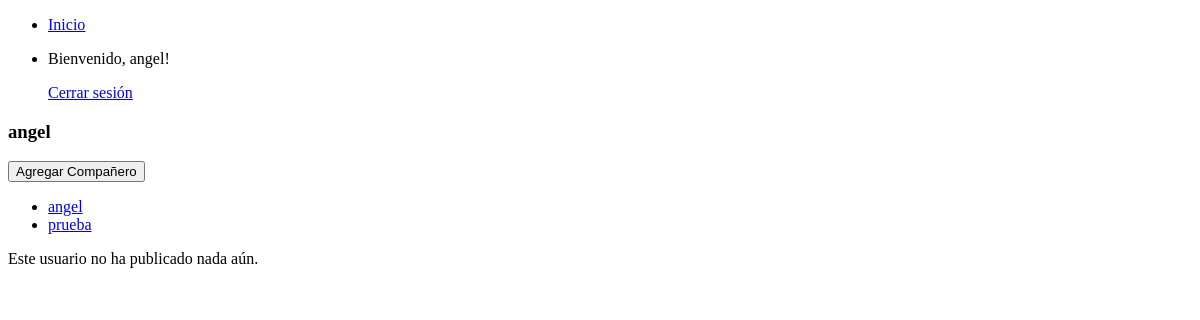
Page /perfil/angel/ (signed in) on the earlier database version.
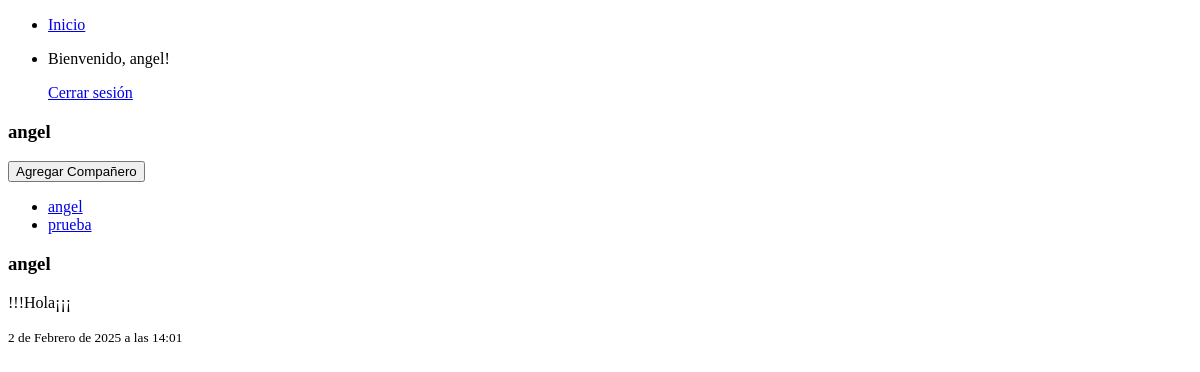
Same page on the later database version.
### principal/models.py (models this page shows, shortened)
class Publicacion(models.Model):
    usuario = models.ForeignKey(User,on_delete=models.CASCADE)
    texto = models.TextField()
    fecha_creacion = models.DateTimeField(auto_now_add=True)

### principal/views.py (the view)
# urls.py: path('perfil/<str:username>/',perfil,name='perfil'),
@login_required
def perfil(request,username):
    user = get_object_or_404(User, username=username)
    Publicaciones = Publicacion.objects.filter(usuario=user).order_by('-fecha_creacion')
    personas = User.objects.all().order_by('username')
    return render(request,'perfil.html',{
        'user':user,
        'publicaciones':Publicaciones,
        'personas':personas
        })

### principal/templates/perfil.html
{% extends "base.html" %} {%block title%} Aplicacion {%endblock%}
{% load static %}
{% block content %}
<h3>{{user.username}}</h3>
<div>
    <button type="button">Agregar Compañero</button>
</div>
<div>
    <ul>
    {% for persona in personas  %}
        <li><a href="{% url 'perfil' persona.username %}">{{ persona.username}}</a></li>
    {% endfor %}
    </ul>
</div>
{% for publicacion in publicaciones %}
    <div>
        <h3><a href="{% url 'perfil' publicacion.usuario.username %}"></a>{{ publicacion.usuario.username}}</h3>
        <p>{{publicacion.texto}}</p>
        <small>{{ publicacion.fecha_creacion}}</small>
    </div>
{% empty %}
    <p>Este usuario no ha publicado nada aún.</p>
{% endfor %}
{% endblock %}

### principal/templates/base.html (shortened to what this page needs)
{% load static %}
<!DOCTYPE html>
<html lang="es">
<head>
    <nav>
        <ul>
            <li>
                {% if user.is_authenticated  %}
                    <a href="{% url 'pantalla' %}">Inicio</a>
                {% else %}
                    <a href="{% url 'index' %}">Inicio </a>
                {% endif %}
            </li>
            <li>
                {% if user.is_authenticated  %}
                    <p>Bienvenido, {{ user.username }}!</p>
                    <a href="{% url 'logout_view' %}">Cerrar sesión</a>
                {% else %}
                    <a href="{% url 'login_view' %}">Iniciar sesión</a>
                    <a href="{% url 'Registro' %}">Registro</a>
                {% endif %}
            </li>
        </ul>
    </nav>
</head>
<body>
    {% block content %}{% endblock %}
</body>
</html>

Differences in the rows shown:
added Publicacion: usuario.username "angel", texto "!!!Hola¡¡¡", fecha_creacion "2 de Febrero de 2025 a las 14:01"
Other differences:
text no longer shown: "Este usuario no ha publicado nada aún."
